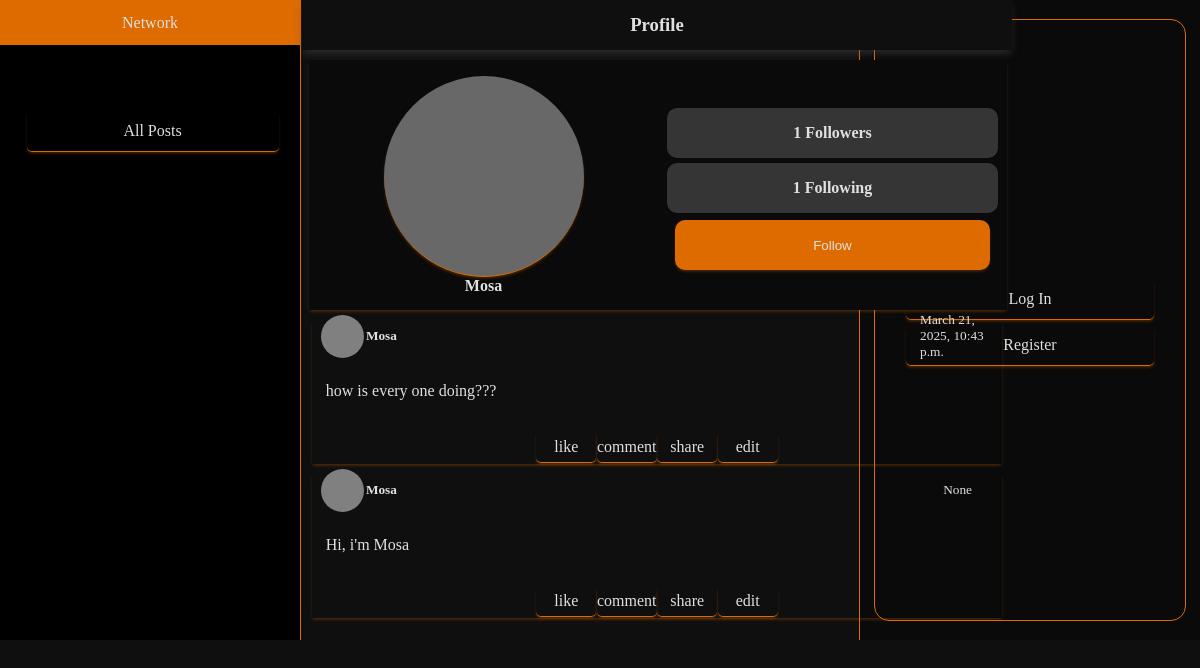
/profile/2, run on an earlier commit of the app's database.
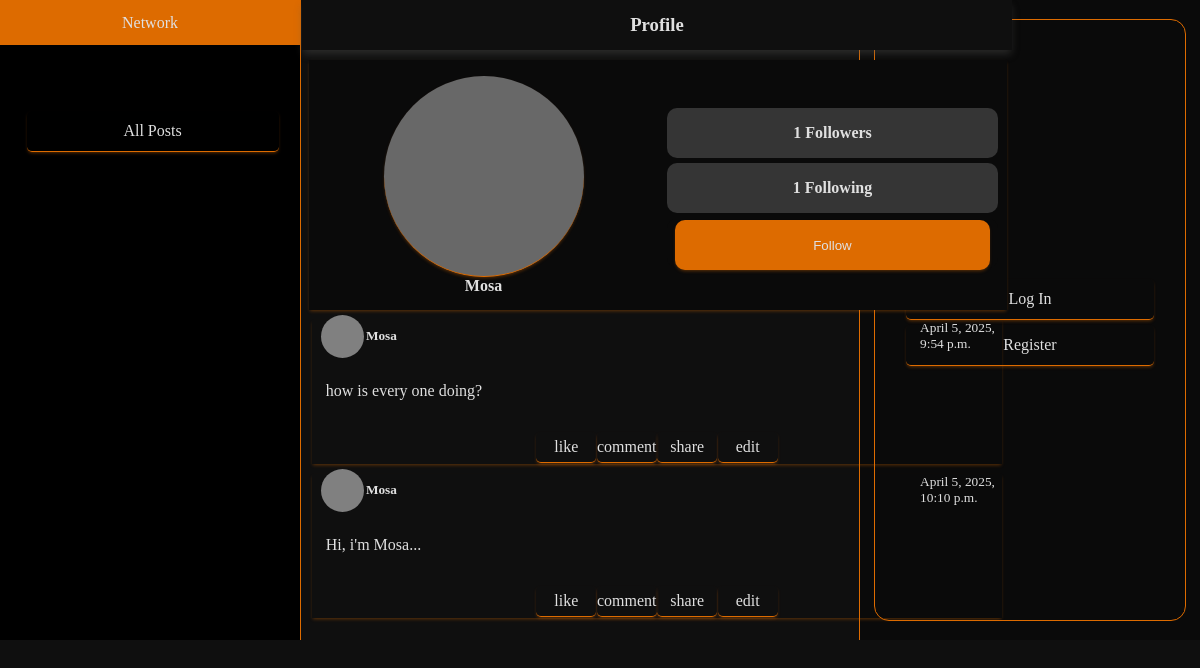
And on a later commit of the database.
### network/models.py (models this page shows, shortened)
class Post(models.Model):
    poster = models.ForeignKey(User, on_delete=models.CASCADE, related_name="user")
    content = models.CharField(max_length=800)
    timestamp = models.DateTimeField(auto_now_add=False)

class User(AbstractUser):
    pass

### network/views.py (the view)
# urls.py: path("profile/<str:poster>", views.viewProfile, name="profile"),
def viewProfile(request,poster):
    allPosts = Post.objects.filter(poster=poster)
    followers = len(Follow.objects.filter(following=poster))
    following = len(Follow.objects.filter(follower=poster))
    posterName = User.objects.get(id=poster)
    if (request.user.is_authenticated):
        isFollowing = Follow.objects.filter(follower=request.user, following=posterName).exists()
    else:
        isFollowing = False
    sortedPosts = allPosts.order_by('timestamp')
    return render(request, "network/profile.html",{"userPosts":sortedPosts, "followers": followers,
                                                    "following": following,
                                                   "posterName":posterName, "isFollowing": isFollowing })

### network/templates/network/profile.html (shortened to what this page needs)
{% extends "network/layout.html" %}
{% block body %}
<div class="profile-container">
  <div class="feeds-heading">
    <h3 class="feeds-title login-title">Profile</h3>
  </div>
  <div class="user-info">
    <div class="personal">
      <div class="user-img "></div>
      <div class="user-name"><strong>{{ posterName }}</strong></div>
    </div>
    <div class="acc-details">
      <div class="followers-div">
        <h4>{{followers}} Followers</h4>
      </div>
      <div class="following-div">
        <h4>{{following}} Following</h4>
      </div>
      {% if posterName.id != user.id  %}
        <form action="{% url 'follow' %}" method="post" class="follow-form">
          {%if isFollowing%}
            <input type="submit" value="Unfollow" class="action nav-item follow">
          {% else %}
            <input type="submit" value="Follow" class="action nav-item unfollow">
          {% endif %}
        </form>
      {% endif %}
    </div>
  </div>
  {% for post in userPosts %}
  <div class="post-container">
      <div class="post-header">
          <div class="poster-container">
              <div class="poster-img"></div>
              <div class="poster-name"><h5>{{post.poster}}</h5></div>
          </div>
          <div class="post-time"><small>{{post.timestamp}}</small></div>
      </div>
      <div class="post-body">
          <p class="post-content">{{post.content}}</p>
      </div>
      {% if user.username != post.poster %}
      <div class="post-footer">
          <div class="likes">like</div>
          <div class="comment">comment</div>
          <div class="share">share</div>
          <div class="edit">edit</div>
      </div>
      {% endif %}
  </div>
{% endfor %}
{% endblock %}

What changed in the data, as far as the page shows it:
changed Post: timestamp "March 21, 2025, 10:43 p.m." → "April 5, 2025, 9:54 p.m."; content "how is every one doing???" → "how is every one doing?"
changed Post: timestamp "None" → "April 5, 2025, 10:10 p.m."; content "Hi, i'm Mosa" → "Hi, i'm Mosa..."
